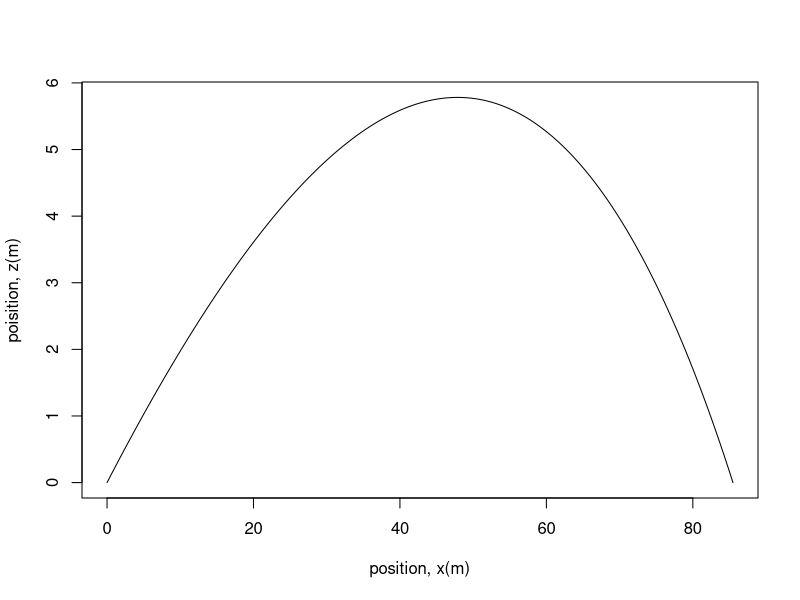

The R script that drew this image:
# R Code for model in paper: The motion of an arbitrary rotating spherical projectile and its application to ball games
#       G. Robinson and I. Robinson, Phys Scr. 88(2013) pp 1 - 17

# The chart plotted is one of the cases given in figure 11 in the paper

require(deSolve)

# Function for the dynamic model
ball <- function(t, y, parms)
{
  with(as.list(c(parms, y)), {
    W <- c(W1, W2, W3)
    v_W = y[c(2, 4, 6)] - W
    nv_W = norm(v_W, "2")
    coeff <- (-.5/m)*rho*A*nv_W
    
    # spin/lift is only relevant in w > 0 - prevents NaN from 0/0
    spin1 <- spin2 <- spin3 <- 0
    if(w > 0)
    {
      spin1 <- coeff*CL*(vw[2]*(y[6] - W[3]) - vw[3]*(y[4] - W[2]))/w
      spin2 <- CL*(vw[3]*(y[2] - W[1]) - vw[1]*(y[6] - W[3]))/w
      spin3 <- coeff*CL*(vw[1]*(y[4] - W[2]) - vw[2]*(y[2] - W[1]))/w
    }
    
    dy1 <- y[2]
    dy2 <- coeff*CD*(y[2] - W[1]) - spin1
    dy3 <- y[4]
    dy4 <- coeff*CD*(y[4] - W[2]) - spin2
    dy5 <- y[6]
    # no further accelation due to gravity when ball hits the ground
    if(y[5] <= 0 & t != 0){
      dy6 <- coeff*CD*(y[6] - W[3]) - spin3
    }else{
      dy6 <- coeff*CD*(y[6] - W[3]) - spin3 - g
    }
    list(c(dy1, dy2, dy3, dy4, dy5, dy6))
  })
}

elev <- 12 #degrees
elev <- elev*pi/180

yini <- c(y1 = 0, y2 = 60*cos(elev), y3 = 0, y4 = 0, y5 = 0, y6 = 60*sin(elev))
times <- seq(0, 10, .01)
vw = c(0, 0, 0) # angular vel
w = norm(vw, "2") # manitude of angular velocity
CL = .319*(1 - exp(-2.48E-3 * w))
pars <- c(rho = 1.22, w = w, vw = vw, W = c(0, 0, 0), m = 4.59E-2, CD = .45,
          A = pi*(4.27E-2/2)^2, g = 9.81, CL = CL)

# To state that when the ball hits the ground velocities go to zero
rootfunc <- function(t, y, parms) y[5] # displacement in dir 3
eventfunc <- function(t, y, parms) {
  y[5] <- y[5]
  y[2] <- 0
  y[4] <- 0
  y[6] <- 0
  return(y)
}

out <- ode(func = ball, y = yini, times = times, parms = pars, 
           rootfun = rootfunc, 
           events = list(func = eventfunc, root = TRUE))

# Plot of one of the curves from figure 11 in the paper
plot(out[,c("y1", "y5")], t = "l", xlab = "position, x(m)", ylab = "poisition, z(m)")
